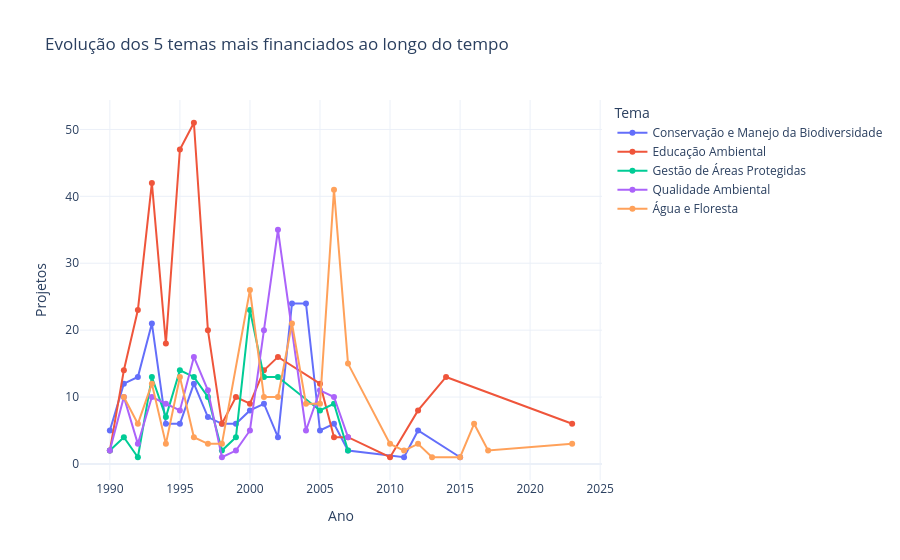

Notebook source saved alongside this figure:
### Markdown cell above
Também vale acompanhar como os **temas mais financiados** evoluíram ao longo dos anos, um tema pode ser líder no total acumulado, mas ter perdido espaço recentemente (ou o contrário).

### Code cell
top_5_temas = por_tema.tail(5)['Tema'].tolist()

evolucao_temas = (
    df[df['Tema'].isin(top_5_temas)]
    .groupby(['Ano', 'Tema']).size()
    .reset_index(name='Projetos')
)

fig = px.line(
    evolucao_temas, x='Ano', y='Projetos', color='Tema',
    title='Evolução dos 5 temas mais financiados ao longo do tempo',
    markers=True,
)
fig.show()

### Figure 1 — Plotly figure (JSON) as saved in the notebook; plotly's stock layout.template omitted (floating-point values rounded to 4 significant figures)
{"data": [{"hovertemplate": "Tema=Conservação e Manejo da Biodiversidade<br>Ano=%{x}<br>Projetos=%{y}<extra></extra>", "legendgroup": "Conservação e Manejo da Biodiversidade", "line": {"color": "#636efa", "dash": "solid"}, "marker": {"symbol": "circle"}, "mode": "lines+markers", "name": "Conservação e Manejo da Biodiversidade", "orientation": "v", "showlegend": true, "type": "scatter", "x": [1990, 1991, 1992, 1993, 1994, 1995, 1996, 1997, 1998, 1999, 2000, 2001, 2002, 2003, 2004, 2005, 2006, 2007, 2011, 2012, 2015], "xaxis": "x", "y": [5, 12, 13, 21, 6, 6, 12, 7, 6, 6, 8, 9, 4, 24, 24, 5, 6, 2, 1, 5, 1], "yaxis": "y"}, {"hovertemplate": "Tema=Educação Ambiental<br>Ano=%{x}<br>Projetos=%{y}<extra></extra>", "legendgroup": "Educação Ambiental", "line": {"color": "#EF553B", "dash": "solid"}, "marker": {"symbol": "circle"}, "mode": "lines+markers", "name": "Educação Ambiental", "orientation": "v", "showlegend": true, "type": "scatter", "x": [1990, 1991, 1992, 1993, 1994, 1995, 1996, 1997, 1998, 1999, 2000, 2001, 2002, 2005, 2006, 2007, 2010, 2012, 2014, 2023], "xaxis": "x", "y": [2, 14, 23, 42, 18, 47, 51, 20, 6, 10, 9, 14, 16, 12, 4, 4, 1, 8, 13, 6], "yaxis": "y"}, {"hovertemplate": "Tema=Gestão de Áreas Protegidas<br>Ano=%{x}<br>Projetos=%{y}<extra></extra>", "legendgroup": "Gestão de Áreas Protegidas", "line": {"color": "#00cc96", "dash": "solid"}, "marker": {"symbol": "circle"}, "mode": "lines+markers", "name": "Gestão de Áreas Protegidas", "orientation": "v", "showlegend": true, "type": "scatter", "x": [1990, 1991, 1992, 1993, 1994, 1995, 1996, 1997, 1998, 1999, 2000, 2001, 2002, 2005, 2006, 2007], "xaxis": "x", "y": [2, 4, 1, 13, 7, 14, 13, 10, 2, 4, 23, 13, 13, 8, 9, 2], "yaxis": "y"}, {"hovertemplate": "Tema=Qualidade Ambiental<br>Ano=%{x}<br>Projetos=%{y}<extra></extra>", "legendgroup": "Qualidade Ambiental", "line": {"color": "#ab63fa", "dash": "solid"}, "marker": {"symbol": "circle"}, "mode": "lines+markers", "name": "Qualidade Ambiental", "orientation": "v", "showlegend": true, "type": "scatter", "x": [1990, 1991, 1992, 1993, 1994, 1995, 1996, 1997, 1998, 1999, 2000, 2001, 2002, 2004, 2005, 2006, 2007], "xaxis": "x", "y": [2, 10, 3, 10, 9, 8, 16, 11, 1, 2, 5, 20, 35, 5, 11, 10, 4], "yaxis": "y"}, {"hovertemplate": "Tema=Água e Floresta<br>Ano=%{x}<br>Projetos=%{y}<extra></extra>", "legendgroup": "Água e Floresta", "line": {"color": "#FFA15A", "dash": "solid"}, "marker": {"symbol": "circle"}, "mode": "lines+markers", "name": "Água e Floresta", "orientation": "v", "showlegend": true, "type": "scatter", "x": [1991, 1992, 1993, 1994, 1995, 1996, 1997, 1998, 2000, 2001, 2002, 2003, 2004, 2005, 2006, 2007, 2010, 2011, 2012, 2013, 2015, 2016, 2017, 2023], "xaxis": "x", "y": [10, 6, 12, 3, 13, 4, 3, 3, 26, 10, 10, 21, 9, 9, 41, 15, 3, 2, 3, 1, 1, 6, 2, 3], "yaxis": "y"}], "layout": {"legend": {"title": {"text": "Tema"}, "tracegroupgap": 0}, "title": {"text": "Evolução dos 5 temas mais financiados ao longo do tempo"}, "xaxis": {"anchor": "y", "domain": [0, 1], "title": {"text": "Ano"}}, "yaxis": {"anchor": "x", "domain": [0, 1], "title": {"text": "Projetos"}}}}
